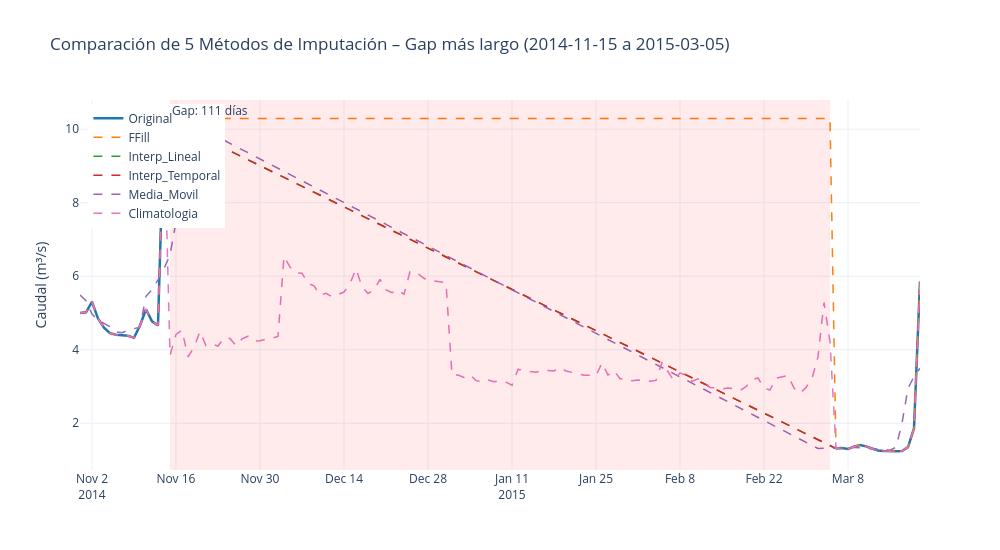

The cell this chart's notebook holds for it:
### Markdown cell above
## 6. Comparación Visual de Métodos de Imputación

Visualizamos cómo cada método rellena los gaps, enfocándonos en un **gap representativo** para ver las diferencias.

### Code cell
# =============================================================================
# CONCEPTO: Comparación visual de métodos de imputación en el gap más largo
# =============================================================================

# Zoom en el gap más largo para comparar métodos
gap_mayor = gaps_resumen.iloc[0]
margen = pd.Timedelta(days=15)
inicio_zoom = gap_mayor["Inicio"] - margen
fin_zoom = gap_mayor["Fin"] + margen

zoom = df_imp.loc[inicio_zoom:fin_zoom]

fig = go.Figure()
colores = {
    "Original": "#1f77b4",
    "FFill": "#ff7f0e",
    "Interp_Lineal": "#2ca02c",
    "Interp_Temporal": "#d62728",
    "Media_Movil": "#9467bd",
    "Climatologia": "#e377c2"  # Rosa/púrpura para el nuevo método
}

for metodo, color in colores.items():
    dash = "solid" if metodo == "Original" else "dash"
    width = 2.5 if metodo == "Original" else 1.5
    fig.add_trace(go.Scatter(
        x=zoom.index, y=zoom[metodo],
        mode="lines", name=metodo,
        line=dict(color=color, width=width, dash=dash),
    ))

# Sombrear zona del gap para contextualizarlo visualmente
fig.add_vrect(
    x0=gap_mayor["Inicio"], x1=gap_mayor["Fin"],
    fillcolor="rgba(255,0,0,0.08)", line_width=0,
    annotation_text=f"Gap: {gap_mayor['Días']} días",
    annotation_position="top left",
)

fig.update_layout(
    title=f"Comparación de 5 Métodos de Imputación – Gap más largo ({gap_mayor['Inicio'].date()} a {gap_mayor['Fin'].date()})",
    xaxis_title="", yaxis_title="Caudal (m³/s)",
    width=1000, height=550,
    hovermode="x unified",
    legend=dict(orientation="v", yanchor="top", y=0.99, xanchor="left", x=0.01)
)
fig.show()

print("\n💡 INTERPRETACIÓN:")
print("="*70)
print("Línea azul (Original):      Serie observada (discontinua en el gap)")
print("Línea naranja (FFill):      Escalón — repite el último valor")
print("Línea verde (Interp_Lineal): Recta diagonal entre puntos")
print("Línea roja (Interp_Temporal): Casi idéntica a Lineal (freq diaria)")
print("Línea púrpura (Media_Movil): Curva suave — sigue inercia de datos")
print("Línea rosa (Climatologia):   🆕 Histórico del mismo período del año")
print("="*70)

### Figure 1 — Plotly figure (JSON) as saved in the notebook; plotly's stock layout.template omitted (floating-point values rounded to 4 significant figures; data arrays with more than 128 entries replaced by an {"elided": "..."} marker saying what was removed)
{"data": [{"line": {"color": "#1f77b4", "dash": "solid", "width": 2.5}, "mode": "lines", "name": "Original", "type": "scatter", "x": {"elided": "141 str values"}, "y": {"elided": "141 float values"}}, {"line": {"color": "#ff7f0e", "dash": "dash", "width": 1.5}, "mode": "lines", "name": "FFill", "type": "scatter", "x": {"elided": "141 str values"}, "y": {"elided": "141 float values"}}, {"line": {"color": "#2ca02c", "dash": "dash", "width": 1.5}, "mode": "lines", "name": "Interp_Lineal", "type": "scatter", "x": {"elided": "141 str values"}, "y": {"elided": "141 float values"}}, {"line": {"color": "#d62728", "dash": "dash", "width": 1.5}, "mode": "lines", "name": "Interp_Temporal", "type": "scatter", "x": {"elided": "141 str values"}, "y": {"elided": "141 float values"}}, {"line": {"color": "#9467bd", "dash": "dash", "width": 1.5}, "mode": "lines", "name": "Media_Movil", "type": "scatter", "x": {"elided": "141 str values"}, "y": {"elided": "141 float values"}}, {"line": {"color": "#e377c2", "dash": "dash", "width": 1.5}, "mode": "lines", "name": "Climatologia", "type": "scatter", "x": {"elided": "141 str values"}, "y": {"elided": "141 float values"}}], "layout": {"annotations": [{"showarrow": false, "text": "Gap: 111 días", "x": "2014-11-15T00:00:00", "xanchor": "left", "xref": "x", "y": 1, "yanchor": "top", "yref": "y domain"}], "height": 550, "hovermode": "x unified", "legend": {"orientation": "v", "x": 0.01, "xanchor": "left", "y": 0.99, "yanchor": "top"}, "shapes": [{"fillcolor": "rgba(255,0,0,0.08)", "line": {"width": 0}, "type": "rect", "x0": "2014-11-15T00:00:00", "x1": "2015-03-05T00:00:00", "xref": "x", "y0": 0, "y1": 1, "yref": "y domain"}], "title": {"text": "Comparación de 5 Métodos de Imputación – Gap más largo (2014-11-15 a 2015-03-05)"}, "width": 1000, "xaxis": {"title": {"text": ""}}, "yaxis": {"title": {"text": "Caudal (m³/s)"}}}}
